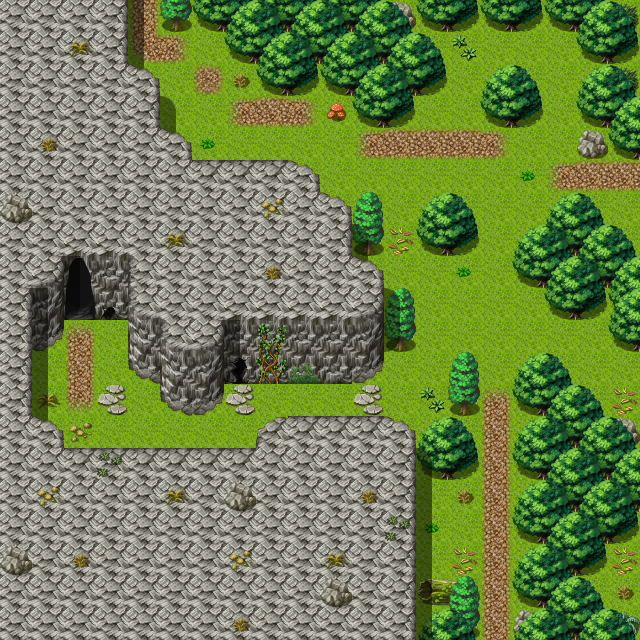

Rendered tile map (Tiled .tmx) drawn with the repository's tilesets; below, a short description and the map source with its tile grids summarised:
An orthogonal 20x20 tile map with 32x32 px tiles, 3 tile layers (Ground, Objects, Above), 1 hidden layer not drawn, 40 tilesets and 9 objects (5x mapchange, 4x spawn).

<map version="1.0" orientation="orthogonal" width="20" height="20" tilewidth="32" tileheight="32">
 <properties>
  <property name="outdoors" value="1" />
 </properties>
 <tileset firstgid="1" name="map_bed_1" tilewidth="32" tileheight="32">
  <image source="../drawable/map_bed_1.png" width="512" height="256" />
 </tileset>
 <tileset firstgid="129" name="map_border_1" tilewidth="32" tileheight="32">
  <image source="../drawable/map_border_1.png" width="512" height="256" />
 </tileset>
 <tileset firstgid="257" name="map_bridge_1" tilewidth="32" tileheight="32">
  <image source="../drawable/map_bridge_1.png" width="512" height="256" />
 </tileset>
 <tileset firstgid="385" name="map_broken_1" tilewidth="32" tileheight="32">
  <image source="../drawable/map_broken_1.png" width="512" height="256" />
 </tileset>
 <tileset firstgid="513" name="map_cavewall_1" tilewidth="32" tileheight="32">
  <image source="../drawable/map_cavewall_1.png" width="576" height="192" />
 </tileset>
 <tileset firstgid="621" name="map_cavewall_2" tilewidth="32" tileheight="32">
  <image source="../drawable/map_cavewall_2.png" width="576" height="192" />
 </tileset>
 <tileset firstgid="729" name="map_cavewall_3" tilewidth="32" tileheight="32">
  <image source="../drawable/map_cavewall_3.png" width="576" height="192" />
 </tileset>
 <tileset firstgid="837" name="map_chair_table_1" tilewidth="32" tileheight="32">
  <image source="../drawable/map_chair_table_1.png" width="512" height="256" />
 </tileset>
 <tileset firstgid="965" name="map_crate_1" tilewidth="32" tileheight="32">
  <image source="../drawable/map_crate_1.png" width="512" height="256" />
 </tileset>
 <tileset firstgid="1093" name="map_cupboard_1" tilewidth="32" tileheight="32">
  <image source="../drawable/map_cupboard_1.png" width="512" height="256" />
 </tileset>
 <tileset firstgid="1221" name="map_curtain_1" tilewidth="32" tileheight="32">
  <image source="../drawable/map_curtain_1.png" width="512" height="256" />
 </tileset>
 <tileset firstgid="1349" name="map_entrance_1" tilewidth="32" tileheight="32">
  <image source="../drawable/map_entrance_1.png" width="512" height="256" />
 </tileset>
 <tileset firstgid="1477" name="map_fence_1" tilewidth="32" tileheight="32">
  <image source="../drawable/map_fence_1.png" width="512" height="256" />
 </tileset>
 <tileset firstgid="1605" name="map_fence_2" tilewidth="32" tileheight="32">
  <image source="../drawable/map_fence_2.png" width="512" height="256" />
 </tileset>
 <tileset firstgid="1733" name="map_ground_1" tilewidth="32" tileheight="32">
  <image source="../drawable/map_ground_1.png" width="512" height="256" />
 </tileset>
 <tileset firstgid="1861" name="map_ground_2" tilewidth="32" tileheight="32">
  <image source="../drawable/map_ground_2.png" width="512" height="256" />
 </tileset>
 <tileset firstgid="1989" name="map_ground_3" tilewidth="32" tileheight="32">
  <image source="../drawable/map_ground_3.png" width="512" height="256" />
 </tileset>
 <tileset firstgid="2117" name="map_ground_4" tilewidth="32" tileheight="32">
  <image source="../drawable/map_ground_4.png" width="512" height="256" />
 </tileset>
 <tileset firstgid="2245" name="map_ground_5" tilewidth="32" tileheight="32">
  <image source="../drawable/map_ground_5.png" width="512" height="256" />
 </tileset>
 <tileset firstgid="2373" name="map_ground_6" tilewidth="32" tileheight="32">
  <image source="../drawable/map_ground_6.png" width="512" height="256" />
 </tileset>
 <tileset firstgid="2501" name="map_ground_7" tilewidth="32" tileheight="32">
  <image source="../drawable/map_ground_7.png" width="512" height="256" />
 </tileset>
 <tileset firstgid="2629" name="map_ground_8" tilewidth="32" tileheight="32">
  <image source="../drawable/map_ground_8.png" width="512" height="256" />
 </tileset>
 <tileset firstgid="2757" name="map_indoor_1" tilewidth="32" tileheight="32">
  <image source="../drawable/map_indoor_1.png" width="512" height="256" />
 </tileset>
 <tileset firstgid="2885" name="map_kitchen_1" tilewidth="32" tileheight="32">
  <image source="../drawable/map_kitchen_1.png" width="512" height="256" />
 </tileset>
 <tileset firstgid="3013" name="map_outdoor_1" tilewidth="32" tileheight="32">
  <image source="../drawable/map_outdoor_1.png" width="512" height="256" />
 </tileset>
 <tileset firstgid="3141" name="map_pillar_1" tilewidth="32" tileheight="32">
  <image source="../drawable/map_pillar_1.png" width="512" height="256" />
 </tileset>
 <tileset firstgid="3269" name="map_plant_1" tilewidth="32" tileheight="32">
  <image source="../drawable/map_plant_1.png" width="512" height="256" />
 </tileset>
 <tileset firstgid="3397" name="map_rock_1" tilewidth="32" tileheight="32">
  <image source="../drawable/map_rock_1.png" width="512" height="256" />
 </tileset>
 <tileset firstgid="3525" name="map_roof_1" tilewidth="32" tileheight="32">
  <image source="../drawable/map_roof_1.png" width="512" height="256" />
 </tileset>
 <tileset firstgid="3653" name="map_roof_2" tilewidth="32" tileheight="32">
  <image source="../drawable/map_roof_2.png" width="512" height="256" />
 </tileset>
 <tileset firstgid="3781" name="map_shop_1" tilewidth="32" tileheight="32">
  <image source="../drawable/map_shop_1.png" width="512" height="256" />
 </tileset>
 <tileset firstgid="3909" name="map_sign_ladder_1" tilewidth="32" tileheight="32">
  <image source="../drawable/map_sign_ladder_1.png" width="512" height="256" />
 </tileset>
 <tileset firstgid="4037" name="map_table_1" tilewidth="32" tileheight="32">
  <image source="../drawable/map_table_1.png" width="512" height="256" />
 </tileset>
 <tileset firstgid="4165" name="map_trail_1" tilewidth="32" tileheight="32">
  <image source="../drawable/map_trail_1.png" width="512" height="256" />
 </tileset>
 <tileset firstgid="4293" name="map_tree_1" tilewidth="32" tileheight="32">
  <image source="../drawable/map_tree_1.png" width="512" height="256" />
 </tileset>
 <tileset firstgid="4421" name="map_wall_1" tilewidth="32" tileheight="32">
  <image source="../drawable/map_wall_1.png" width="512" height="256" />
 </tileset>
 <tileset firstgid="4549" name="map_wall_2" tilewidth="32" tileheight="32">
  <image source="../drawable/map_wall_2.png" width="480" height="256" />
 </tileset>
 <tileset firstgid="4669" name="map_wall_3" tilewidth="32" tileheight="32">
  <image source="../drawable/map_wall_3.png" width="480" height="256" />
 </tileset>
 <tileset firstgid="4789" name="map_window_1" tilewidth="32" tileheight="32">
  <image source="../drawable/map_window_1.png" width="512" height="256" />
 </tileset>
 <tileset firstgid="4917" name="map_window_2" tilewidth="32" tileheight="32">
  <image source="../drawable/map_window_2.png" width="512" height="256" />
 </tileset>
 <layer name="Ground" width="20" height="20">
  <data>[400 cells, 400 non-empty, 14 distinct tile ids]</data>
 </layer>
 <layer name="Objects" width="20" height="20">
  <data>[400 cells, 132 non-empty, 40 distinct tile ids]</data>
 </layer>
 <layer name="Above" width="20" height="20">
  <data>[400 cells, 55 non-empty, 7 distinct tile ids]</data>
 </layer>
 <layer name="Walkable" width="20" height="20" visible="0">
  <data>[400 cells, 273 non-empty, 1 distinct tile ids]</data>
 </layer>
 <objectgroup name="Mapevents" visible="0">
  <object name="east" type="mapchange" x="608" y="160" width="32" height="96">
   <properties>
    <property name="map" value="wild3" />
    <property name="place" value="west" />
   </properties>
  </object>
  <object name="north" type="mapchange" x="128" y="0" width="32" height="32">
   <properties>
    <property name="map" value="crossglen" />
    <property name="place" value="south" />
   </properties>
  </object>
  </objectgroup>
 <objectgroup name="Spawn" visible="0">
  <!-- 4 objects omitted --></objectgroup>
 <objectgroup name="Keys" visible="0" />
</map>
<!-- 7 of 9 objects omitted -->
